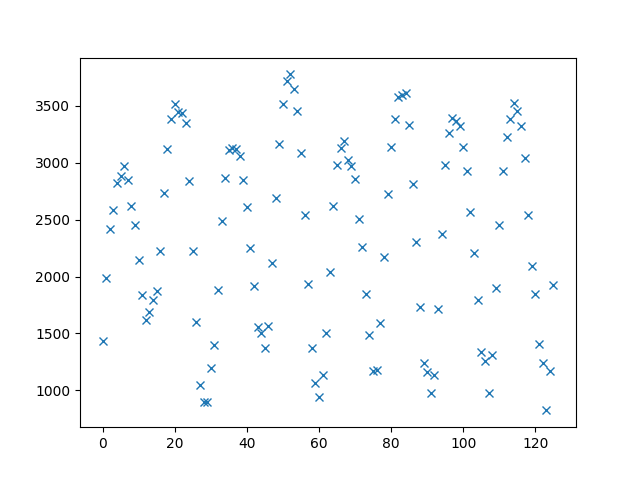
#> input picture GaitImageOperations/AreaOfDeficits.png, 640 x 480 px
$ python -i HW3Script.py   (imports and definitions only)   (older library calls are emulated)
#> lines starting #> are read from the running program, lines starting #| are printed output that depends on the picture; after the words box and inside, x2 and y2 are one past the last pixel; in counts of white or black regions, pixels touching at a corner belong together
#> further down, picture is the input picture: shape (480, 640, 3); mean B, G, R 251.5, 250.8, 249.7
import numpy as np
import cv2
import Tkinter as tki

from Tkinter import *
import Tkinter, Tkconstants, tkFileDialog

from Tkinter import Label,Tk
from PIL import Image, ImageTk

import os
from matplotlib import pyplot as plt

from scipy.spatial import distance as dist
import glob

import random

import argparse


# initialize the histogram_grey_list dictionary to store the image name
# and corresponding grey histograms and the histogram_color_list dictionary
# to store the color image histograms
histogram_grey_list = {}
histogram_color_list = {}

# Problem 1:
# Convert all color images into grey images and store in greyImages variable.
'''for greyImage in glob.glob("ST2MainHall4" + "/*.jpg"):
	image = cv2.imread(greyImage, 0)
	imageCount = imageCount + 1
	cv2.imwrite("ST2MainHall4_Grey/ST2MainHall400" + str(imageCount) + "/.jpg", image)
	greyImages.append(image)'''


'''# Store all color images in the colorImages variable.
for colorImage in glob.glob("ST2MainHall4" + "/*.jpg"):
	colorImages.append(cv2.cvtColor(colorImage, cv2.COLOR_BGR2RGB))'''
def hist_bins(image):
	nparray = np.array(image)
	flattenedarray = nparray.flatten()
	return flattenedarray


# Problem 2:
# For grey histograms:
# [27 lines not run here, left out]


# Problem 4 a):
# Histogram intersection
def hist_intersection(h1, h2):
	sum1 = 0.0
	sum2 = 0.0
	for i in range(0, h1.size):
		if h1[i] == 0 and h2[i] == 0:
			sum1 = sum1+1
			sum2 = sum2+1
		else:
			sum1 = sum1+min(h1[i],h2[i])
			sum2 = sum2+max(h1[i],h2[i])
	return (sum1/sum2)

# Problem 4 b):
# Chi-squared measure
def chi_squared_measure(h1, h2):
	sum1 = 0.0
	for i in range(0, h1.size):
		if h1[i] + h2[i] > 250:
			sum1 = sum1+ (((h1[i]-h2[i])**2)/(h1[i]+h2[i]))
	return (sum1)


def normalise_chi_squared_measure(matrix):
    minVal = min([min(value) for value in matrix])
    maxVal = max([max(value) for value in matrix])
    distanceFunction = 255 - 255*((matrix - minVal)/float(maxVal-minVal))
    return distanceFunction


# Problem 5:
# Compare all grey histograms using hist_intersection and store the values in a matrix

keylist_grey = histogram_grey_list.keys()
# [1 line not run here, left out]

w, h = len(histogram_grey_list), len(histogram_grey_list)
matrix = [[0 for x in range(w)] for y in range(h)]

# [5 lines not run here, left out]


# Create heatmap for Histogram intersection comparison
# data to plot, all normal Python lists
x = list()
y = list()
# [3 lines not run here, left out]


# setup the 2D grid with Numpy
x, y = np.meshgrid(x, y)

# convert matrix (list of lists) to a numpy array for plotting
matrix = np.array(matrix)

# plug the data into pcolormesh
# [4 lines not run here, left out]

# Compare all histograms Chi-squared measure and store the values in a matrix
w, h = len(histogram_grey_list), len(histogram_grey_list)
matrix = np.zeros((w, h))

# [9 lines not run here, left out]


# [1 line that did not run here, left out]

# Create heatmap for Chi-squared measure comparison
x = list()
y = list()
# [3 lines not run here, left out]


# setup the 2D grid with Numpy
x, y = np.meshgrid(x, y)

# convert matrix (list of lists) to a numpy array for plotting
matrix = np.array(matrix)

# plug the data into pcolormesh
# [44 lines not run here, left out]


# Problem 5 - second half:
# Compare all color histograms using hist_intersection and store the values in a matrix
keylist_color = histogram_color_list.keys()
# [1 line not run here, left out]

w, h = len(histogram_color_list), len(histogram_color_list)
matrix = [[0 for x in range(w)] for y in range(h)]

# [5 lines not run here, left out]


# Create heatmap for Histogram intersection comparison
# data to plot, all normal Python lists
x = list()
y = list()
# [3 lines not run here, left out]


# setup the 2D grid with Numpy
x, y = np.meshgrid(x, y)

# convert matrix (list of lists) to a numpy array for plotting
matrix = np.array(matrix)

# plug the data into pcolormesh
# [4 lines not run here, left out]


# Compare all histograms Chi-squared measure and store the values in a matrix
w, h = len(histogram_color_list), len(histogram_color_list)
matrix = np.zeros((w,h))
# [9 lines not run here, left out]


# [1 line that did not run here, left out]

# Create heatmap for Chi-squared measure comparison
x = list()
y = list()
# [3 lines not run here, left out]


# setup the 2D grid with Numpy
x, y = np.meshgrid(x, y)

# convert matrix (list of lists) to a numpy array for plotting
matrix = np.array(matrix)

# plug the data into pcolormesh
# [4 lines not run here, left out]

# Extra credit:
# Problem 2 and problem 3
histogram_color_list_eigen = {}

# [9 lines not run here, left out]


def coloredges(image):
	cannyImageMask = cv2.Canny(image, 100, 250)
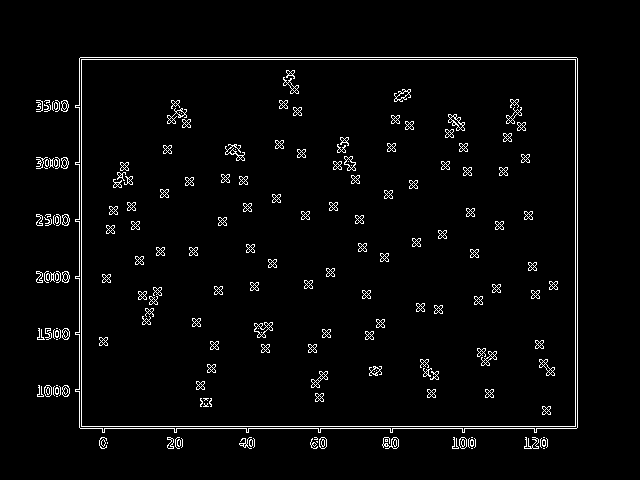
#> cannyImageMask: shape (480, 640); 3.1% white in thin lines or dots, all inside (x1, y1, x2, y2) = (36, 57, 578, 449)
	# To create the 8-bit mask
	cannyImageMask = np.uint8(cannyImageMask)
	# Apply bitwise and on the image to mask it
	maskedImage = cv2.bitwise_and(image,image,mask = cannyImageMask)
	# Split the image into individual color channels
	b, g, r = cv2.split(maskedImage)
	# compute gradient got each channel's x and y components
	bx = cv2.Sobel(b, cv2.CV_64F, 1, 0, ksize=5)
	gx = cv2.Sobel(g, cv2.CV_64F, 1, 0, ksize=5)
	rx = cv2.Sobel(r, cv2.CV_64F, 1, 0, ksize=5)
	by = cv2.Sobel(b, cv2.CV_64F, 0, 1, ksize=5)
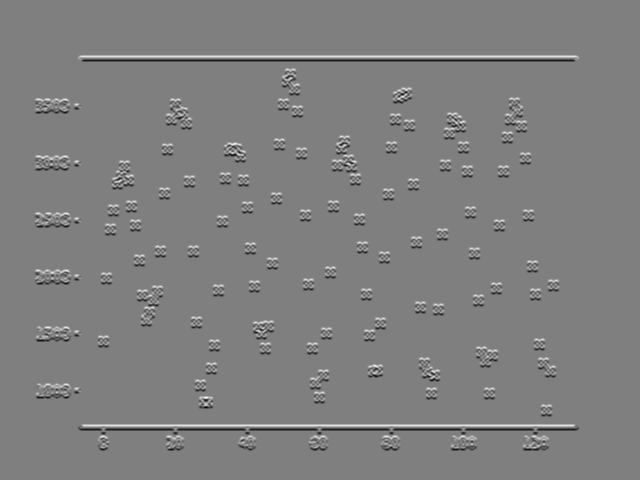
#> by: shape (480, 640) float64; min -9894, max 9894, mean 0; drawn with min black and max white
	gy = cv2.Sobel(g, cv2.CV_64F, 0, 1, ksize=5)
	ry = cv2.Sobel(r, cv2.CV_64F, 0, 1, ksize=5)
	Jx = np.multiply(rx, rx) + np.multiply(gx, gx) + np.multiply(bx, bx)
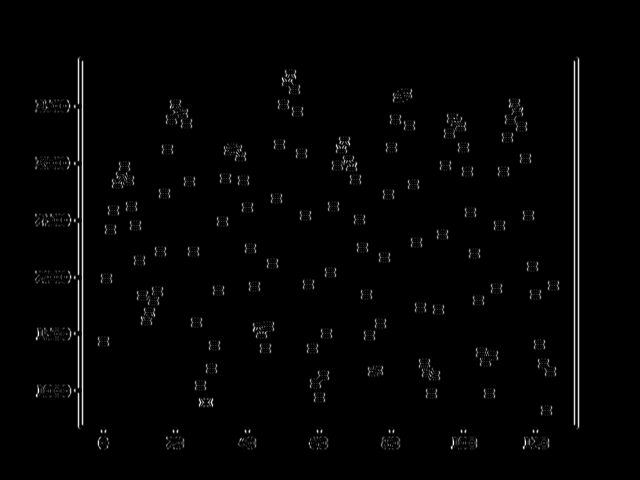
#> Jx: shape (480, 640) float64; min 0, max 199756800, mean 3017325.8; drawn with min black and max white
	Jy = np.multiply(ry, ry) + np.multiply(gy, gy) + np.multiply(by, by)
	Jxy = np.multiply(rx, ry) + np.multiply(gx, gy) + np.multiply(bx, by)
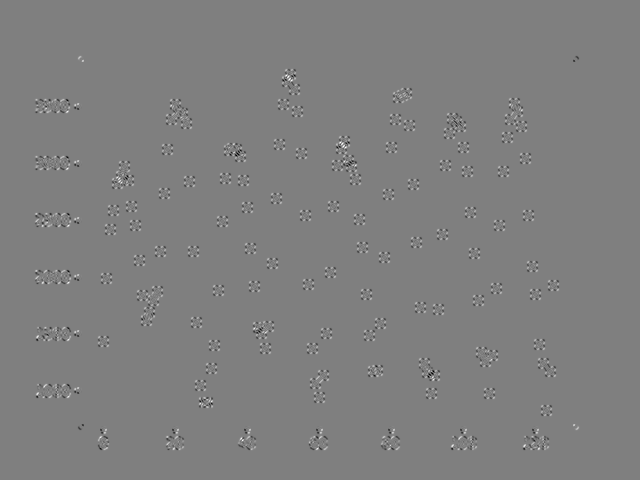
#> Jxy: shape (480, 640) float64; min -103694223, max 103092525, mean -2679.4; drawn with min black and max white
	# compute first (greatest) eigenvalue of 2x2 matrix J'*J.
	# note that the abs() is only needed because some values may be slightly
	# negative due to round-off error.
	d = np.sqrt(abs(np.multiply(Jx, Jx) - 2*(np.multiply(Jx, Jy)) + np.multiply(Jy, Jy) + 4*(np.multiply(Jxy, Jxy))))
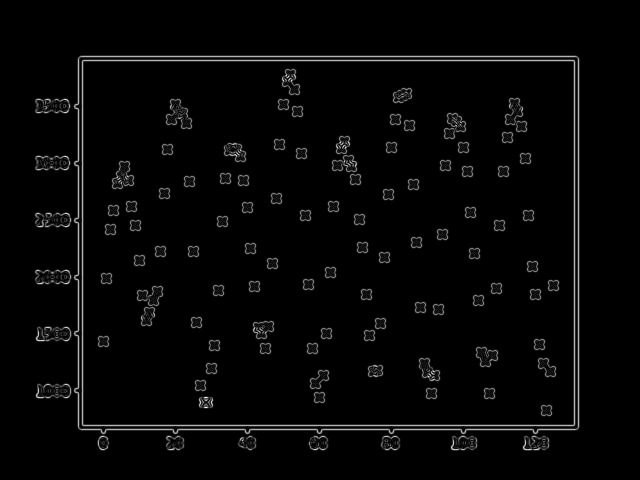
#> d: shape (480, 640) float64; min 0, max 254157505.2, mean 6511376.1; drawn with min black and max white
	ev1 = (Jx + Jy + d) / 2
	# the 2nd eigenvalue would be:  ev2 = (Jx + Jy - D) / 2;
	edge_magnitude = np.sqrt(ev1)
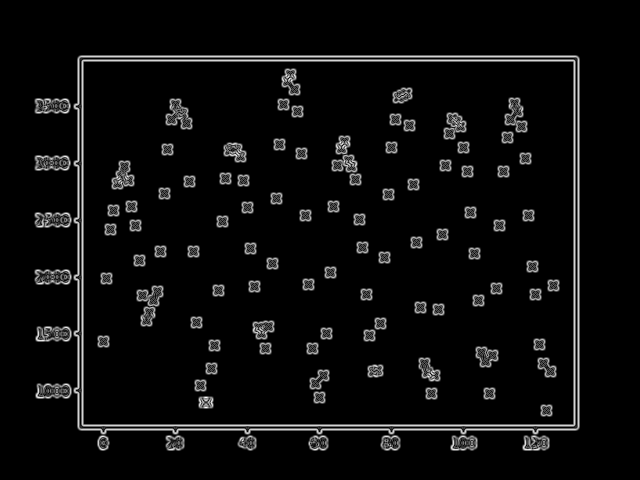
#> edge_magnitude: shape (480, 640) float64; min 0, max 15948.2, mean 767.2; drawn with min black and max white
	#compute edge orientation (from eigenvector tangent)
	edge_orientation = np.arctan2(-Jxy, (ev1 - Jy))
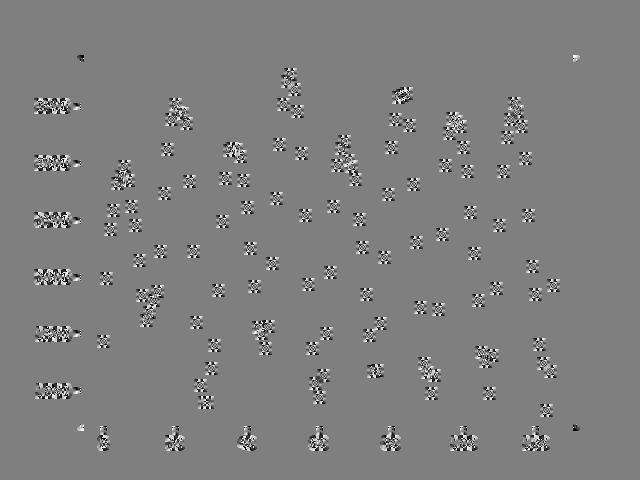
#> edge_orientation: shape (480, 640) float64; min -1.57, max 1.57, mean 0.000126; drawn with min black and max white
	return edge_magnitude, edge_orientation


# References
# https://stackoverflow.com/questions/8251111/collecting-results-from-a-loop-that-returns-numpy-arrays
# https://docs.opencv.org/3.4.1/da/d22/tutorial_py_canny.html
# https://docs.opencv.org/2.4/modules/imgproc/doc/miscellaneous_transformations.html
# https://docs.opencv.org/3.1.0/d7/d1b/group__imgproc__misc.html#ga4e0972be5de079fed4e3a10e24ef5ef0
# https://stackoverflow.com/questions/16661790/difference-between-plt-close-and-plt-clf
# https://docs.opencv.org/3.3.1/d1/db7/tutorial_py_histogram_begins.html
# https://docs.scipy.org/doc/numpy/reference/generated/numpy.zeros.html
# https://matplotlib.org/examples/pylab_examples/quiver_demo.html
# https://matplotlib.org/api/_as_gen/matplotlib.pyplot.quiver.html
# https://matplotlib.org/api/_as_gen/matplotlib.pyplot.savefig.html
# https://docs.opencv.org/2.4/modules/core/doc/operations_on_arrays.html
# https://docs.opencv.org/3.2.0/d0/d86/tutorial_py_image_arithmetics.html
# https://docs.scipy.org/doc/numpy-1.13.0/reference/generated/numpy.histogram.html
# https://www.mathworks.com/matlabcentral/fileexchange/28114-fast-edges-of-a-color-image--actual-color--not-converting-to-grayscale-

>>> import cv2
>>> picture = cv2.imread('../GaitImageOperations/AreaOfDeficits.png')
>>> result = coloredges(picture)

$ run again, on GaitImageOperations/Curvature73.png
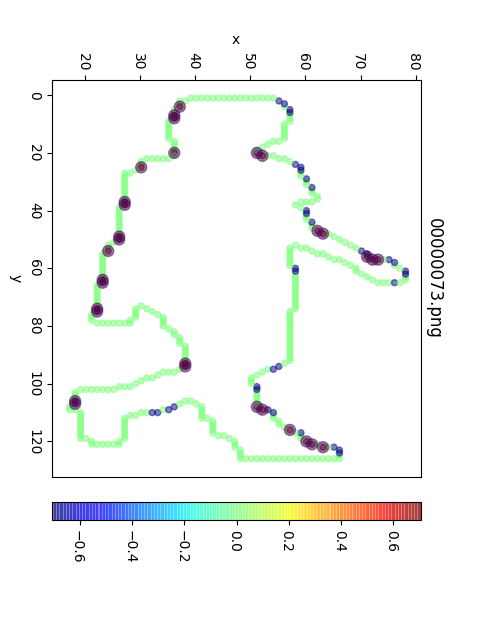
#> input picture GaitImageOperations/Curvature73.png, 480 x 640 px
#> picture is the input picture: shape (640, 480, 3); mean B, G, R 245.1, 247.3, 244.8
#> in coloredges, `cannyImageMask = cv2.Canny(image, 100, 250)`:
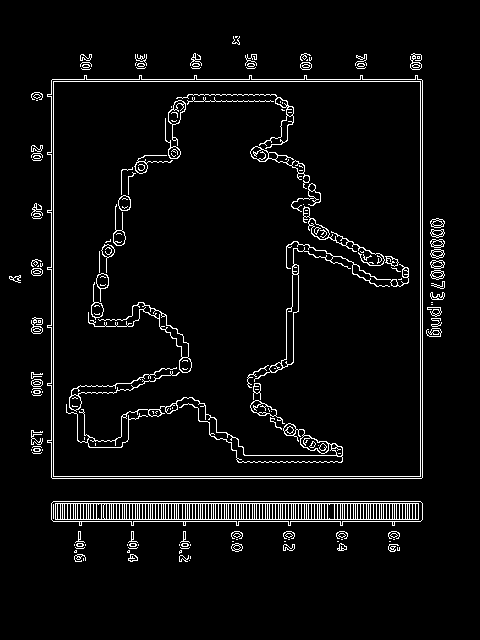
#> cannyImageMask: shape (640, 480); 4.8% white in thin lines or dots, all inside (x1, y1, x2, y2) = (9, 36, 445, 562)
#> in coloredges, `edge_orientation = np.arctan2(-Jxy, (ev1 - Jy))`:
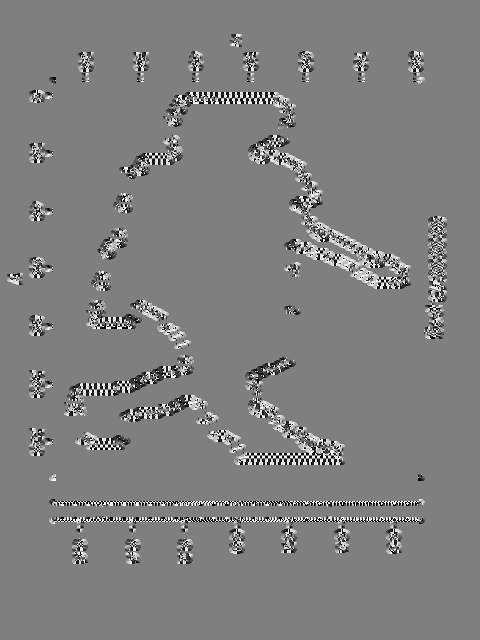
#> edge_orientation: shape (640, 480) float64; min -1.57, max 1.57, mean 0.0043; drawn with min black and max white

$ run again, on GaitImageOperations/DT52.png
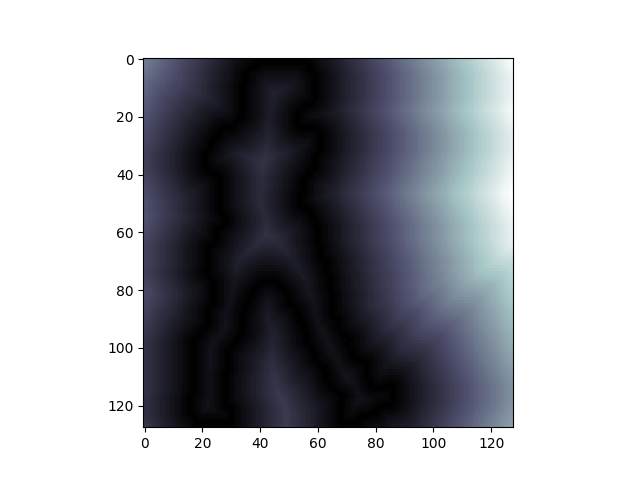
#> input picture GaitImageOperations/DT52.png, 640 x 480 px
#> picture is the input picture: shape (480, 640, 3); mean B, G, R 173.3, 168.2, 166.3
#> cannyImageMask: shape (480, 640); 1.1% white in thin lines or dots, all inside (x1, y1, x2, y2) = (109, 54, 515, 449)
#> in coloredges, `edge_orientation = np.arctan2(-Jxy, (ev1 - Jy))`:
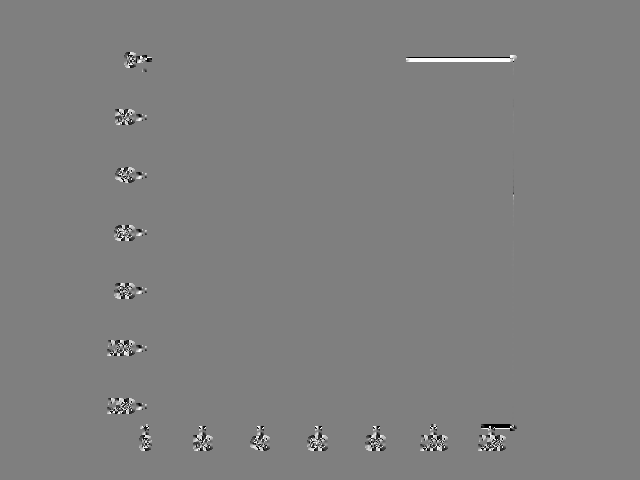
#> edge_orientation: shape (480, 640) float64; min -1.57, max 1.57, mean 0.00122; drawn with min black and max white
